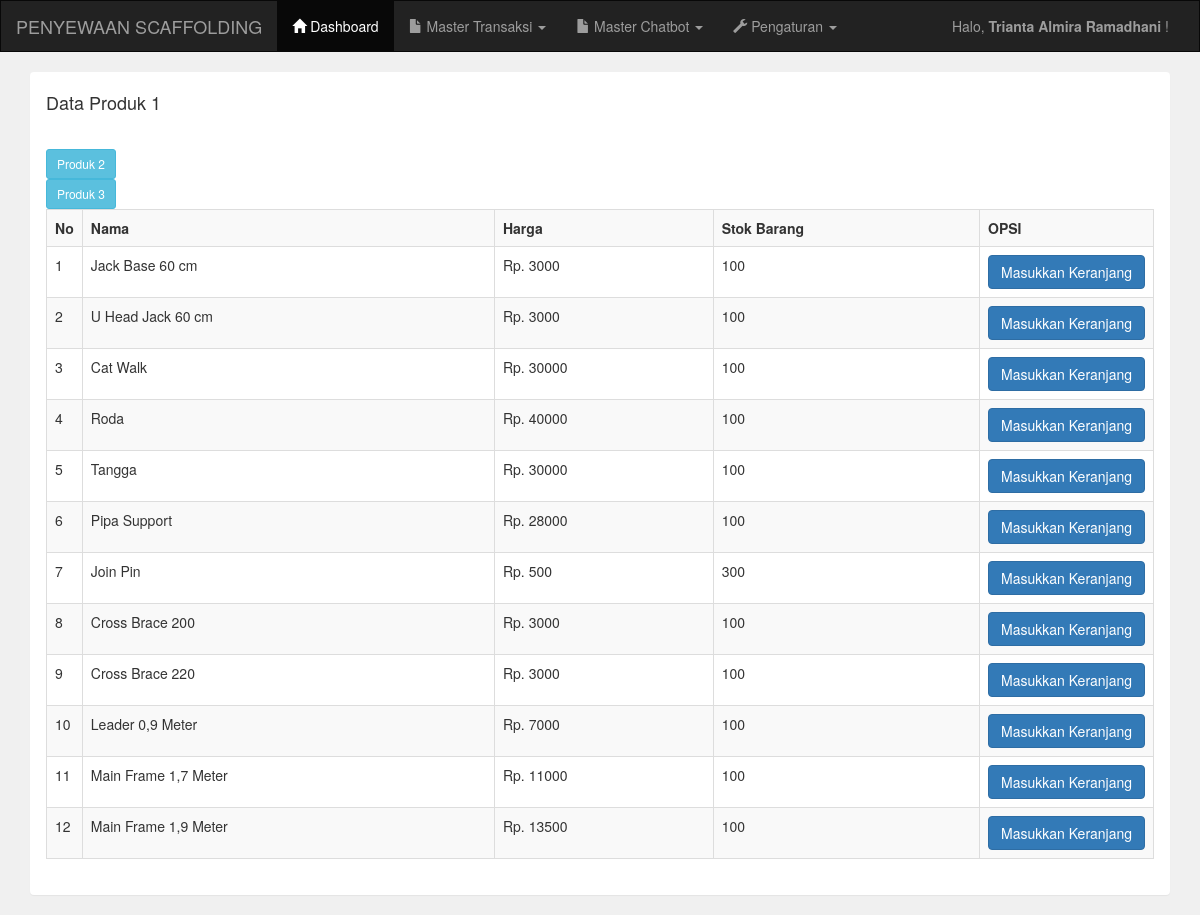
/admin/keranjang1.php (signed in), run on the app's committed database.
### tables this page shows
CREATE TABLE `tb_product` (
  `product_id` int(3) NOT NULL,
  `product_name` varchar(25) NOT NULL,
  `product_owp` int(5) NOT NULL,
  `product_twp` int(5) NOT NULL,
  `product_omp` int(5) NOT NULL,
  `product_ep` int(5) NOT NULL,
  `product_stock` int(3) NOT NULL,
  `product_weight` int(5) NOT NULL
);

### admin/keranjang1.php (the view)
<?php include "header.php"; ?>
<div class="container">
    <div class="panel">
        <div class="panel-heading">
            <h4>Data Produk 1</h4>
        </div>
        <div class="panel-body">
            <a href="keranjang2.php" class="btn btn-sm btn-info">Produk 2</a><br>
            <a href="keranjang3.php" class="btn btn-sm btn-info">Produk 3</a>
            <table class="table table-bordered table-striped">
                <tr>
                    <th width="1%">No</th>
                    <th>Nama</th>
                    <th>Harga</th>
                    <th>Stok Barang</th>
                    <th width="15%">OPSI</th>
                </tr>
                <?php
                include '../koneksi.php';
                $data = mysqli_query($koneksi, "select * from tb_product");
                $no = 1;
                while ($d = mysqli_fetch_array($data)) {
                ?>
                    <tr>
                        <td><?php echo $no++; ?></td>
                        <td><?php echo $d['product_name']; ?></td>
                        <td>Rp. <?php echo $d['product_owp']; ?></td>
                        <td><?php echo $d['product_stock']; ?></td>
                        <td>
                            <a href="keranjang_aksi1.php?product_id=<?php echo $d['product_id']; ?>" class="btn btn-primary">Masukkan Keranjang</a>
                        </td>
                    </tr>
                <?php
                }
                ?>
            </table>
        </div>
    </div>
</div>
<?php include 'footer.php'; ?>

### data on the page
tb_product: product_name "Jack Base 60 cm", product_owp "3000", product_stock "100"
tb_product: product_name "U Head Jack 60 cm", product_owp "3000", product_stock "100"
tb_product: product_name "Cat Walk", product_owp "30000", product_stock "100"
tb_product: product_name "Roda", product_owp "40000", product_stock "100"
tb_product: product_name "Tangga", product_owp "30000", product_stock "100"
tb_product: product_name "Pipa Support", product_owp "28000", product_stock "100"
tb_product: product_name "Join Pin", product_owp "500", product_stock "300"
tb_product: product_name "Cross Brace 200", product_owp "3000", product_stock "100"
tb_product: product_name "Cross Brace 220", product_owp "3000", product_stock "100"
tb_product: product_name "Leader 0,9 Meter", product_owp "7000", product_stock "100"
tb_product: product_name "Main Frame 1,7 Meter", product_owp "11000", product_stock "100"
tb_product: product_name "Main Frame 1,9 Meter", product_owp "13500", product_stock "100"

### other printed values
$_SESSION['nama'] "Trianta Almira Ramadhani"
